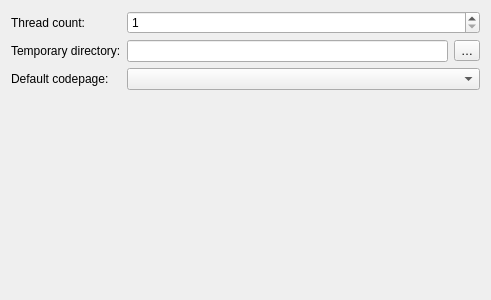
<?xml version="1.0" encoding="UTF-8"?>
<ui version="4.0">
 <class>GeneralPage</class>
 <widget class="QWidget" name="GeneralPage">
  <property name="geometry">
   <rect>
    <x>0</x>
    <y>0</y>
    <width>491</width>
    <height>300</height>
   </rect>
  </property>
  <property name="windowTitle">
   <string notr="true">Form</string>
  </property>
  <layout class="QVBoxLayout" name="verticalLayout">
   <item>
    <layout class="QFormLayout" name="formLayout">
     <property name="sizeConstraint">
      <enum>QLayout::SetMinimumSize</enum>
     </property>
     <property name="formAlignment">
      <set>Qt::AlignLeading|Qt::AlignLeft|Qt::AlignTop</set>
     </property>
     <item row="0" column="0">
      <widget class="QLabel" name="threadsCountLabel">
       <property name="text">
        <string>Thread count:</string>
       </property>
       <property name="buddy">
        <cstring>threadsCountSpin</cstring>
       </property>
      </widget>
     </item>
     <item row="0" column="1">
      <widget class="QSpinBox" name="threadsCountSpin">
       <property name="minimumSize">
        <size>
         <width>50</width>
         <height>0</height>
        </size>
       </property>
       <property name="toolTip">
        <string>The number of threads in the conversion process.</string>
       </property>
       <property name="minimum">
        <number>1</number>
       </property>
       <property name="maximum">
        <number>64</number>
       </property>
      </widget>
     </item>
     <item row="1" column="0">
      <widget class="QLabel" name="tmpDirLabel">
       <property name="text">
        <string>Temporary directory:</string>
       </property>
       <property name="textFormat">
        <enum>Qt::PlainText</enum>
       </property>
       <property name="buddy">
        <cstring>tmpDirEdit</cstring>
       </property>
      </widget>
     </item>
     <item row="1" column="1">
      <layout class="QHBoxLayout" name="horizontalLayout_5">
       <item>
        <widget class="QLineEdit" name="tmpDirEdit"/>
       </item>
       <item>
        <widget class="ToolButton" name="tmpDirButton">
         <property name="text">
          <string notr="true">…</string>
         </property>
        </widget>
       </item>
      </layout>
     </item>
     <item row="2" column="0">
      <widget class="QLabel" name="codePageLabel">
       <property name="text">
        <string>Default codepage:</string>
       </property>
       <property name="buddy">
        <cstring>codePageComboBox</cstring>
       </property>
      </widget>
     </item>
     <item row="2" column="1">
      <widget class="CodePageComboBox" name="codePageComboBox">
       <property name="sizePolicy">
        <sizepolicy hsizetype="MinimumExpanding" vsizetype="Fixed">
         <horstretch>0</horstretch>
         <verstretch>0</verstretch>
        </sizepolicy>
       </property>
      </widget>
     </item>
    </layout>
   </item>
   <item>
    <spacer name="verticalSpacer">
     <property name="orientation">
      <enum>Qt::Vertical</enum>
     </property>
     <property name="sizeHint" stdset="0">
      <size>
       <width>20</width>
       <height>134</height>
      </size>
     </property>
    </spacer>
   </item>
  </layout>
 </widget>
 <customwidgets>
  <customwidget>
   <class>CodePageComboBox</class>
   <extends>QComboBox</extends>
   <header>controls.h</header>
  </customwidget>
  <customwidget>
   <class>ToolButton</class>
   <extends>QToolButton</extends>
   <header>controls.h</header>
  </customwidget>
 </customwidgets>
 <resources/>
 <connections/>
</ui>
